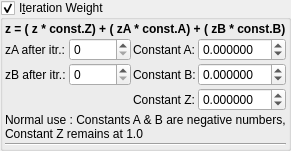
    <widget class="MyGroupBox" name="groupCheck_transf_function_enabled_false">
     <property name="title">
      <string>I&amp;teration Weight</string>
     </property>
     <property name="checkable">
      <bool>true</bool>
     </property>
     <layout class="QVBoxLayout" name="verticalLayout_20" stretch="0,0,0,0">
      <property name="spacing">
       <number>2</number>
      </property>
      <property name="leftMargin">
       <number>2</number>
      </property>
      <property name="topMargin">
       <number>2</number>
      </property>
      <property name="rightMargin">
       <number>2</number>
      </property>
      <property name="bottomMargin">
       <number>2</number>
      </property>
      <item>
       <widget class="QLabel" name="label_3">
        <property name="font">
         <font>
          <weight>75</weight>
          <bold>true</bold>
         </font>
        </property>
        <property name="text">
         <string>z = ( z * const.Z) + ( zA * const.A) + ( zB * const.B)</string>
        </property>
       </widget>
      </item>
      <item>
       <layout class="QGridLayout" name="gridLayout_31">
        <property name="spacing">
         <number>2</number>
        </property>
        <item row="1" column="3">
         <widget class="MyDoubleSpinBox" name="spinbox_transf_offset_0">
          <property name="sizePolicy">
           <sizepolicy hsizetype="Minimum" vsizetype="Maximum">
            <horstretch>0</horstretch>
            <verstretch>0</verstretch>
           </sizepolicy>
          </property>
          <property name="prefix">
           <string/>
          </property>
          <property name="suffix">
           <string/>
          </property>
          <property name="decimals">
           <number>6</number>
          </property>
          <property name="minimum">
           <double>-99.989999999999995</double>
          </property>
          <property name="maximum">
           <double>99.989999999999995</double>
          </property>
          <property name="singleStep">
           <double>0.100000000000000</double>
          </property>
         </widget>
        </item>
        <item row="1" column="2">
         <widget class="QLabel" name="label_43">
          <property name="text">
           <string>Constant B:</string>
          </property>
         </widget>
        </item>
        <item row="1" column="0">
         <widget class="QLabel" name="label_77">
          <property name="text">
           <string>zB after itr.:</string>
          </property>
         </widget>
        </item>
        <item row="0" column="0">
         <widget class="QLabel" name="label_76">
          <property name="text">
           <string>zA after itr.:</string>
          </property>
         </widget>
        </item>
        <item row="2" column="2">
         <widget class="QLabel" name="label_63">
          <property name="text">
           <string>Constant Z:</string>
          </property>
         </widget>
        </item>
        <item row="1" column="1">
         <widget class="MySpinBox" name="spinboxInt_transf_int_B">
          <property name="sizePolicy">
           <sizepolicy hsizetype="Minimum" vsizetype="Maximum">
            <horstretch>0</horstretch>
            <verstretch>0</verstretch>
           </sizepolicy>
          </property>
          <property name="maximum">
           <number>250</number>
          </property>
         </widget>
        </item>
        <item row="0" column="1">
         <widget class="MySpinBox" name="spinboxInt_transf_int_A">
          <property name="sizePolicy">
           <sizepolicy hsizetype="Minimum" vsizetype="Maximum">
            <horstretch>0</horstretch>
            <verstretch>0</verstretch>
           </sizepolicy>
          </property>
          <property name="minimum">
           <number>0</number>
          </property>
          <property name="maximum">
           <number>250</number>
          </property>
          <property name="value">
           <number>0</number>
          </property>
         </widget>
        </item>
        <item row="0" column="2">
         <widget class="QLabel" name="label_39">
          <property name="text">
           <string>Constant A:</string>
          </property>
         </widget>
        </item>
        <item row="0" column="3">
         <widget class="MyDoubleSpinBox" name="spinbox_transf_offset">
          <property name="sizePolicy">
           <sizepolicy hsizetype="Minimum" vsizetype="Maximum">
            <horstretch>0</horstretch>
            <verstretch>0</verstretch>
           </sizepolicy>
          </property>
          <property name="prefix">
           <string/>
          </property>
          <property name="suffix">
           <string/>
          </property>
          <property name="decimals">
           <number>6</number>
          </property>
          <property name="minimum">
           <double>-99.989999999999995</double>
          </property>
          <property name="maximum">
           <double>99.989999999999995</double>
          </property>
          <property name="singleStep">
           <double>0.100000000000000</double>
          </property>
         </widget>
        </item>
        <item row="2" column="3">
         <widget class="MyDoubleSpinBox" name="spinbox_transf_scale_1">
          <property name="sizePolicy">
           <sizepolicy hsizetype="Minimum" vsizetype="Maximum">
            <horstretch>0</horstretch>
            <verstretch>0</verstretch>
           </sizepolicy>
          </property>
          <property name="prefix">
           <string/>
          </property>
          <property name="suffix">
           <string/>
          </property>
          <property name="decimals">
           <number>6</number>
          </property>
          <property name="minimum">
           <double>-99.989999999999995</double>
          </property>
          <property name="maximum">
           <double>99.989999999999995</double>
          </property>
          <property name="singleStep">
           <double>0.100000000000000</double>
          </property>
         </widget>
        </item>
       </layout>
      </item>
      <item>
       <widget class="QLabel" name="label">
        <property name="text">
         <string>Normal use : Constants A &amp; B are negative numbers, Constant Z remains at 1.0</string>
        </property>
        <property name="wordWrap">
         <bool>true</bool>
        </property>
       </widget>
      </item>
      <item>
       <widget class="Line" name="line_8">
        <property name="orientation">
         <enum>Qt::Horizontal</enum>
        </property>
       </widget>
      </item>
     </layout>
    </widget>
